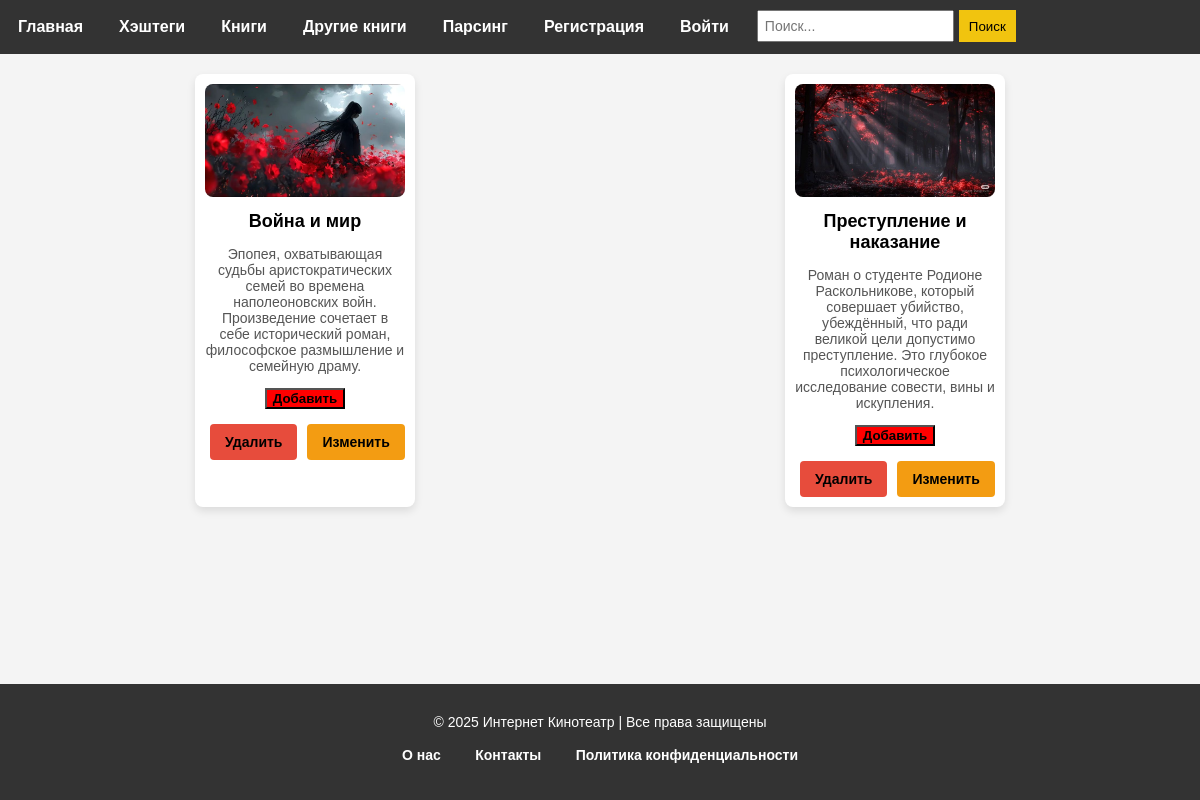
Page /book_list/ on the earlier database version.
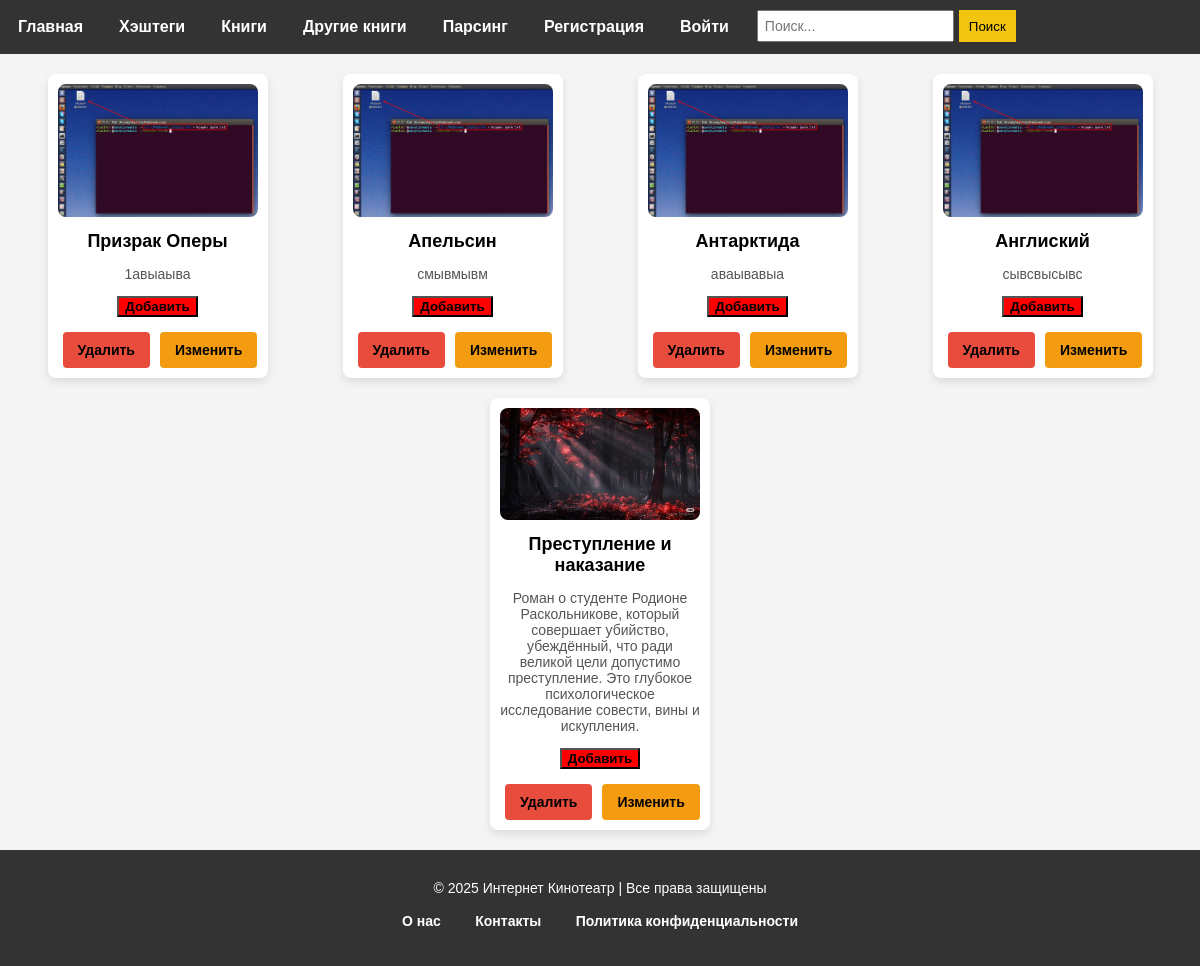
Same page on the later database version.
### books/models.py (models this page shows, shortened)
class Book(models.Model):
    GENRE = (
        ('Фантастика', 'Фантастика'),
        ('История', 'История'),
        ('Ужасы', 'Ужасы')
    )
    image = models.ImageField(upload_to='books/', verbose_name='Загрузите фото')
    title = models.CharField(max_length=100, verbose_name='Укажите название книги')
    create_at = models.DateTimeField(auto_now_add=True)
    genre = models.CharField(max_length=100, choices=GENRE, verbose_name='Укажите жанр',
                             default='История')
    author = models.CharField(max_length=100, default='Иванов Иван')
    description = models.TextField(verbose_name='Укажите описание книги')
    audio_book = models.URLField(verbose_name='Вставьте ссылку аудио книги')
    page_number = models.PositiveIntegerField(verbose_name='Укажите кол-во страниц', default=200,
                                              null=True)
    views = models.PositiveIntegerField(
        default=0, verbose_name="Количество просмотров", null=True
    )  # Поле просмотров
    class Meta:
        verbose_name = 'книгу'
        verbose_name_plural = 'книги'

### books/views.py (the view)
class BookListView(generic.ListView):
    template_name =  'books/book_list.html'
    context_object_name = 'book'
    model = models.Book
    def get_queryset(self):
        return self.model.objects.all().order_by('-id')

### templates/books/book_list.html (shortened to what this page needs)
{% load static %}
<!DOCTYPE html>
<html lang="ru">
<head>
    <link rel="stylesheet" href="{% static 'css/header_and_footer/menu.css' %}">
    <link rel="stylesheet" href="{% static 'css/film_and_film_detail/cards.css' %}">
    <link rel="stylesheet" href="{% static 'css/header_and_footer/footer.css' %}">
</head>
<body>
{% include 'components/header.html' %}
<section class="cards">
    {%  for i in book  %}
    <div class="card">
        <img src="{{ i.image.url }}"
             alt="{{ i.title }}">
        <h3><a href="/book_list/{{ i.id }}/">{{i.title}}</a></h3>
        <p>{{ i.description }}</p>
        <button class="create"><a href="{% url  'create_book' %}">Добавить</a></button>
         <div class="card-buttons">
            <button class="delete"><a href="/book_list/{{ i.id }}/delete/">Удалить</a></button>
            <button class="edit"><a href="/book_list/{{ i.id }}/update/">Изменить</a></button>
        </div>
    </div>
    {% endfor %}
</section>
{% include 'components/footer.html' %}
</body>
</html>

### templates/components/header.html
  <header>
        <nav class="menu">
            <ul>
                <li><a href="{% url 'index' %}">Главная</a></li>
                <li><a href="{% url 'all_product' %}">Хэштеги</a></li>
                <li><a href="{% url 'book_list' %}">Книги</a></li>
                <li><a href="{% url 'rezka_list' %}">Другие книги</a></li>
                <li><a href="{% url 'parser_form' %}">Парсинг</a></li>
                <li><a href="{% url 'users:register' %}">Регистрация</a></li>
                <li><a href="{% url 'users:login' %}">Войти</a></li>
                <li class="search">
                    <form action="{% url 'search' %}" method="GET">
                        <input type="text" type="search" name="q" placeholder="Поиск...">
                        <button type="submit">Поиск</button>
                    </form>
                </li>
            </ul>
        </nav>
    </header>

### templates/components/footer.html
  <footer>
        <p>&copy; 2025 Интернет Кинотеатр | Все права защищены</p>
        <ul>
            <li><a href="#">О нас</a></li>
            <li><a href="#">Контакты</a></li>
            <li><a href="#">Политика конфиденциальности</a></li>
        </ul>
    </footer>

### static/css/header_and_footer/menu.css (style rules this page uses)
body { font-family: Arial, sans-serif; margin: 0; padding: 0; background-color: #f4f4f4; }
.menu { background-color: #333; padding: 10px; margin: 0; }
.menu ul { list-style: none; margin: 0; padding: 0; display: flex; }
.menu li { margin-right: 20px; }
.menu a { color: white; text-decoration: none; padding: 8px; display: block; }
.search form { display: flex; }
.search input { padding: 6px; font-size: 14px; margin-right: 5px; }
.search button { padding: 6px 10px; background-color: #f1c40f; border: none; cursor: pointer; }

### static/css/film_and_film_detail/cards.css (style rules this page uses)
.cards { display: flex; flex-wrap: wrap; gap: 20px; justify-content: space-around; padding: 20px; }
.card { background-color: #fff; border-radius: 8px; box-shadow: 0 4px 8px rgba(0, 0, 0, 0.1); width: 200px; text-align: center; padding: 10px; transition: transform 0.3s; }
.card button { background-color: red; }
.card img { width: 100%; height: auto; border-radius: 8px; }
.card h3 { font-size: 18px; margin: 10px 0; }
.card-buttons { margin-top: 15px; display: flex; justify-content: space-between; align-items: center; }
.card-buttons button { padding: 10px 15px; margin: 0 5px; border: none; border-radius: 4px; cursor: pointer; font-size: 14px; width: auto; }
.card-buttons .delete { background-color: #e74c3c; color: white; }
.card-buttons .edit { background-color: #f39c12; color: white; }
a { text-decoration: none; cursor: pointer; color: black; font-weight: bold; }
.card p { font-size: 14px; color: #555; }

### static/css/header_and_footer/footer.css (style rules this page uses)
html, body { height: 100%; margin: 0; padding: 0; }
body { display: flex; flex-direction: column; }
footer { background-color: #333; color: white; padding: 20px; text-align: center; margin-top: auto; }
footer ul { list-style: none; padding: 0; }
footer ul li { display: inline-block; margin: 0 15px; }
footer ul li a { color: white; text-decoration: none; font-size: 14px; }
footer p { margin: 10px 0; font-size: 14px; }

Differences in the rows shown:
removed Book: image (picture), title "Война и мир", description "Эпопея, охватывающая судьбы аристократических семей во времена наполеоновских войн. Произведение сочетает в себе исторический роман, философское размышление и семейную драму."
added Book: image (picture), title "Призрак Оперы", description "1авыаыва"
added Book: image (picture), title "Апельсин", description "смывмывм"
added Book: image (picture), title "Антарктида", description "аваывавыа"
added Book: image (picture), title "Англиский", description "сывсвысывс"
